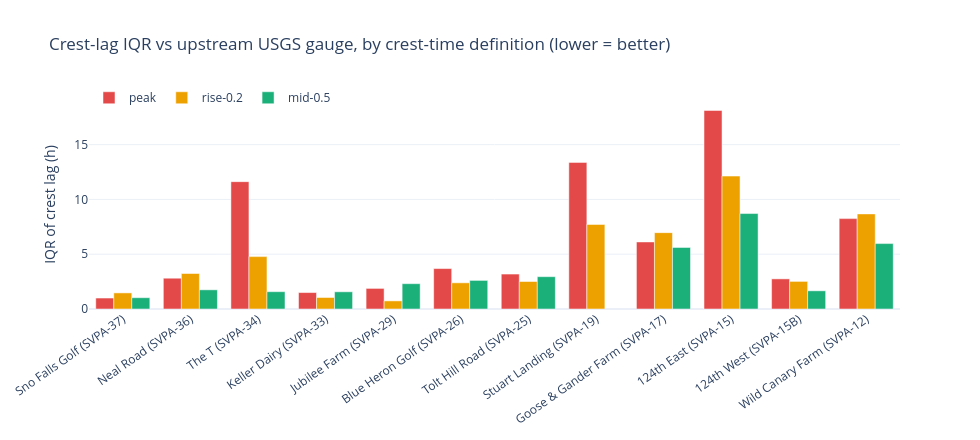

The code cell stored with this chart in its notebook:
### Code cell
# Same comparison for each SVPA gauge against its physically-upstream USGS gauge.
svpa_lag_tables = {}
rows = []
for gid in sorted(SVPA_GAUGES, key=lambda g: -RM[g]):
    up = TIMING_PRED[gid]
    lt = pair_lag_table(up, gid, EVENTS_SVPA, with_xcorr=False)
    svpa_lag_tables[gid] = lt
    r = {"gauge": f"{NAME[gid]} ({gid})", "RM": RM[gid], "upstream": NAME[up], "n": len(lt)}
    for d in ["peak", "rise-0.2", "mid-0.5"]:
        v = lt[d].dropna() if d in lt else pd.Series(dtype=float)
        v = v[(v > -12) & (v < 30)]
        r[f"{d} med"] = round(v.median(), 2) if len(v) else None
        r[f"{d} iqr"] = round(v.quantile(.75) - v.quantile(.25), 2) if len(v) > 3 else None
    r["median plateau_h"] = round(lt["dn_plateau_h"].median(), 2) if len(lt) else None
    rows.append(r)
svpa_def_table = pd.DataFrame(rows)
display(svpa_def_table)

fig = go.Figure()
defs3 = [("peak", PAL[5]), ("rise-0.2", PAL[2]), ("mid-0.5", PAL[1])]
names = [r["gauge"] for r in rows]
for d, c in defs3:
    fig.add_bar(x=names, y=[r[f"{d} iqr"] for r in rows], name=d, marker_color=c)
fig.update_layout(template="plotly_white", barmode="group", height=440, width=980,
                  title="Crest-lag IQR vs upstream USGS gauge, by crest-time definition (lower = better)",
                  yaxis_title="IQR of crest lag (h)", xaxis_tickangle=-35,
                  legend=dict(orientation="h", y=1.08))
fig.show()

### Figure 1 — Plotly figure (JSON) as saved in the notebook; plotly's stock layout.template omitted (floating-point values rounded to 4 significant figures)
{"data": [{"marker": {"color": "#e34948"}, "name": "peak", "type": "bar", "x": ["Sno Falls Golf (SVPA-37)", "Neal Road (SVPA-36)", "The T (SVPA-34)", "Keller Dairy (SVPA-33)", "Jubilee Farm (SVPA-29)", "Blue Heron Golf (SVPA-26)", "Tolt Hill Road (SVPA-25)", "Stuart Landing (SVPA-19)", "Goose & Gander Farm (SVPA-17)", "124th East (SVPA-15)", "124th West (SVPA-15B)", "Wild Canary Farm (SVPA-12)"], "y": [1.0, 2.81, 11.62, 1.5, 1.88, 3.69, 3.19, 13.38, 6.12, 18.12, 2.75, 8.25]}, {"marker": {"color": "#eda100"}, "name": "rise-0.2", "type": "bar", "x": ["Sno Falls Golf (SVPA-37)", "Neal Road (SVPA-36)", "The T (SVPA-34)", "Keller Dairy (SVPA-33)", "Jubilee Farm (SVPA-29)", "Blue Heron Golf (SVPA-26)", "Tolt Hill Road (SVPA-25)", "Stuart Landing (SVPA-19)", "Goose & Gander Farm (SVPA-17)", "124th East (SVPA-15)", "124th West (SVPA-15B)", "Wild Canary Farm (SVPA-12)"], "y": [1.47, 3.24, 4.78, 1.05, 0.74, 2.39, 2.51, 7.72, 6.97, 12.13, 2.52, 8.68]}, {"marker": {"color": "#1baf7a"}, "name": "mid-0.5", "type": "bar", "x": ["Sno Falls Golf (SVPA-37)", "Neal Road (SVPA-36)", "The T (SVPA-34)", "Keller Dairy (SVPA-33)", "Jubilee Farm (SVPA-29)", "Blue Heron Golf (SVPA-26)", "Tolt Hill Road (SVPA-25)", "Stuart Landing (SVPA-19)", "Goose & Gander Farm (SVPA-17)", "124th East (SVPA-15)", "124th West (SVPA-15B)", "Wild Canary Farm (SVPA-12)"], "y": [1.03, 1.75, 1.58, 1.57, 2.31, 2.61, 2.95, null, 5.62, 8.71, 1.66, 5.97]}], "layout": {"barmode": "group", "height": 440, "legend": {"orientation": "h", "y": 1.08}, "title": {"text": "Crest-lag IQR vs upstream USGS gauge, by crest-time definition (lower = better)"}, "width": 980, "xaxis": {"tickangle": -35}, "yaxis": {"title": {"text": "IQR of crest lag (h)"}}}}
